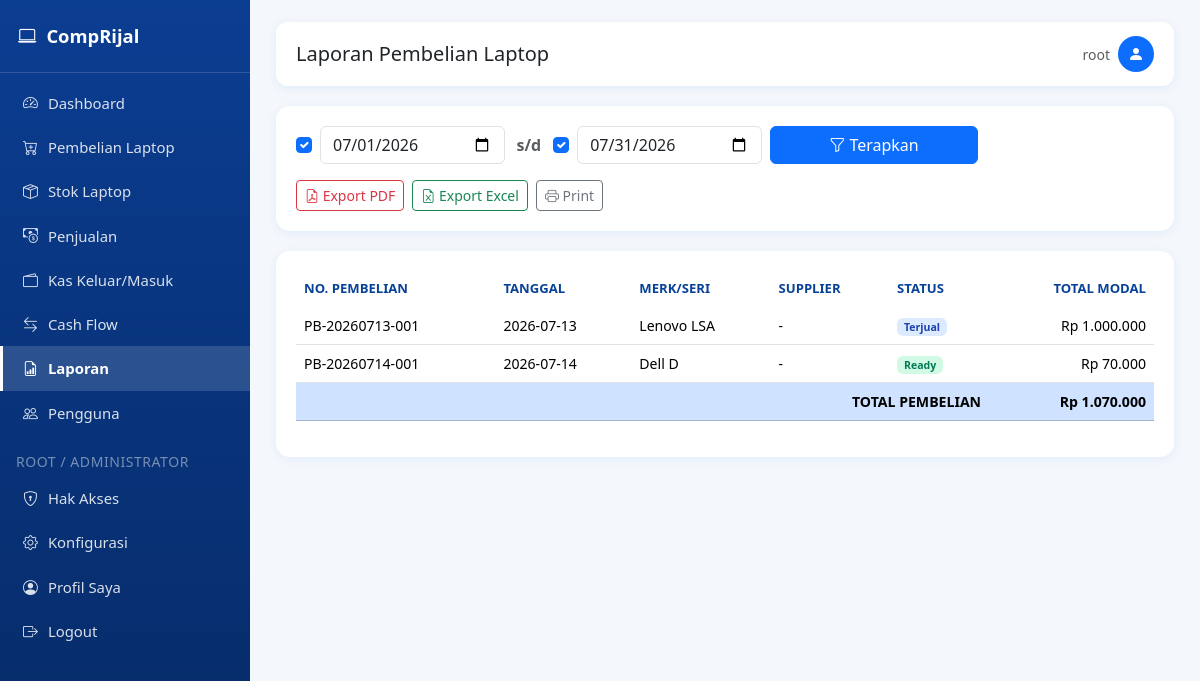
/laporan/pembelian (signed in), run on an earlier commit of the app's database.
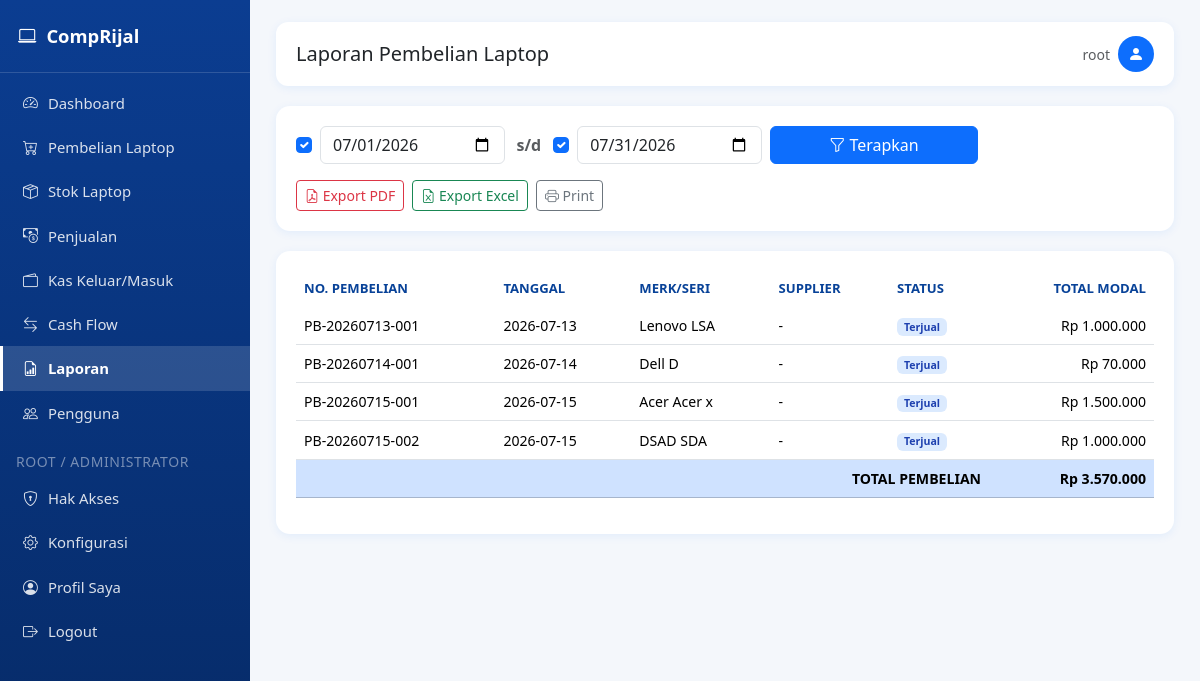
And on a later commit of the database.
### tables this page shows
CREATE TABLE laptop (
            id INTEGER PRIMARY KEY AUTOINCREMENT,
            nomor_pembelian TEXT UNIQUE NOT NULL,
            tanggal TEXT NOT NULL,
            merk TEXT,
            seri TEXT,
            processor TEXT,
            ram TEXT,
            storage TEXT,
            vga TEXT,
            warna TEXT,
            kondisi TEXT,
            kelengkapan TEXT,
            charger TEXT,
            tas TEXT,
            garansi TEXT,
            imei TEXT,
            harga_beli REAL DEFAULT 0,
            biaya_servis REAL DEFAULT 0,
            biaya_upgrade REAL DEFAULT 0,
            biaya_lain REAL DEFAULT 0,
            total_modal REAL DEFAULT 0,
            supplier TEXT,
            no_hp TEXT,
            catatan TEXT,
            status TEXT DEFAULT 'Ready',
            created_at TEXT DEFAULT CURRENT_TIMESTAMP
        );

### app.py (the view)
@app.route("/laporan/pembelian")
@page_required("laporan")
def laporan_pembelian():
    rows, total, use_start, use_end, start_date, end_date = _laporan_pembelian_data()
    return render_template("laporan_pembelian.html", rows=rows, total=total, use_start=use_start, use_end=use_end,
                            start_date=start_date, end_date=end_date)

### app.py (called while the page is built)
def page_required(page_key):
    def wrapper(f):
        @wraps(f)
        def decorated(*args, **kwargs):
            if "user_id" not in session:
                flash("Silakan login terlebih dahulu.", "warning")
                return redirect(url_for("login"))
            if not has_page_access(session["user_id"], session.get("role"), page_key):
                flash("Anda tidak memiliki hak akses ke halaman ini. Hubungi administrator.", "danger")
                return redirect(url_for("dashboard"))
            return f(*args, **kwargs)
        return decorated
    return wrapper

def can_access_page(page_key: str) -> bool:
    if "user_id" not in session:
        return False
    if page_key in {"konfigurasi", "hak_akses"}:
        return session.get("role") in ("root", "administrator")
    return has_page_access(session["user_id"], session.get("role"), page_key)

@app.context_processor
def inject_globals():
    return {
        "rp": reports.rp,
        "current_year": datetime.now().year,
        "now_date": datetime.now().strftime("%Y-%m-%d"),
        "app_settings": get_all_settings(),
        "can_access_page": can_access_page,
    }

### templates/laporan_pembelian.html (shortened to what this page needs)
{% extends "base.html" %}
{% block page_title %}Laporan Pembelian Laptop{% endblock %}
{% block content %}
<div class="card-panel">
    {% include "_filter_periode.html" %}
    <div class="mt-3 d-flex gap-2 no-print">
        <a href="{{ url_for('laporan_pembelian_pdf', use_start=use_start, use_end=use_end, start_date=start_date, end_date=end_date) }}" class="btn btn-outline-danger btn-sm" target="_blank"><i class="bi bi-file-earmark-pdf"></i> Export PDF</a>
        <a href="{{ url_for('laporan_pembelian_excel', use_start=use_start, use_end=use_end, start_date=start_date, end_date=end_date) }}" class="btn btn-outline-success btn-sm"><i class="bi bi-file-earmark-excel"></i> Export Excel</a>
        <button class="btn btn-outline-secondary btn-sm" onclick="window.print()"><i class="bi bi-printer"></i> Print</button>
    </div>
</div>
<div class="card-panel">
    <div class="table-responsive">
        <table class="table table-hover align-middle">
            <thead>
                <tr>
                    <th>No. Pembelian</th><th>Tanggal</th><th>Merk/Seri</th><th>Supplier</th><th>Status</th><th class="text-end">Total Modal</th>
                </tr>
            </thead>
            <tbody>
                {% for r in rows %}
                <tr>
                    <td>{{ r.nomor_pembelian }}</td>
                    <td>{{ r.tanggal }}</td>
                    <td>{{ r.merk }} {{ r.seri }}</td>
                    <td>{{ r.supplier or '-' }}</td>
                    <td>{% if r.status == 'Ready' %}<span class="badge badge-ready">Ready</span>{% else %}<span class="badge badge-terjual">Terjual</span>{% endif %}</td>
                    <td class="text-end">{{ rp(r.total_modal) }}</td>
                </tr>
                {% else %}
                <tr><td colspan="6" class="text-center text-muted py-4">Tidak ada data pada periode ini.</td></tr>
                {% endfor %}
            </tbody>
            <tfoot>
                <tr class="table-primary fw-bold">
                    <td colspan="5" class="text-end">TOTAL PEMBELIAN</td>
                    <td class="text-end">{{ rp(total) }}</td>
                </tr>
            </tfoot>
        </table>
    </div>
</div>
{% endblock %}

What changed in the data, as far as the page shows it:
changed laptop "PB-20260714-001": status "Ready" → "Terjual"
added laptop: nomor_pembelian "PB-20260715-001", tanggal "2026-07-15", merk "Acer", seri "Acer x", supplier "-", status "Terjual", total_modal "Rp 1.500.000"
added laptop: nomor_pembelian "PB-20260715-002", tanggal "2026-07-15", merk "DSAD", seri "SDA", supplier "-", status "Terjual", total_modal "Rp 1.000.000"
Also different on the page:
{{ rp(total) }}: "Rp 1.070.000" → "Rp 3.570.000"
